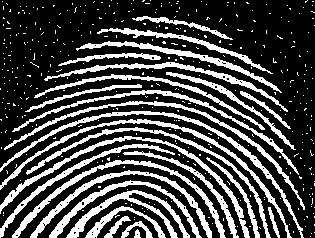
#> input picture Images/Fingerprint.tif, 315 x 238 px, found by its file name
$ python '5(a)ErosionDilation.py'
#> lines starting #> are read from the running program, lines starting #| are printed output that depends on the picture; after the words box and inside, x2 and y2 are one past the last pixel; in counts of white or black regions, pixels touching at a corner belong together
#> `image = cv2.imread('Images\Fingerprint.tif',0)`: image: shape (238, 315); 28.5% white; 414 white regions (387 under 20 px), largest, box (x1, y1, x2, y2) and area: (0, 111, 304, 238) 1388, (0, 136, 250, 238) 1372, (0, 119, 292, 238) 1337
import cv2
import numpy as np
import matplotlib.pyplot as plt


def Erosion(image,structuring_element):
    row,col = image.shape
#> row = 238; col = 315
    se = structuring_element * 255
    srow,scol = se.shape
    sh,sw = srow//2,scol//2

    modified_image = image.copy()

    for i in range(row):
        for j in range(col):
            fit = True
            for x in range(-sh,sh+1):
                for y in range(-sw,sw+1):
                    if (i+x>=0 and i+x<row and j+y>=0 and j+y<col):
                        if (se[x,y] and image[i+x,j+y] != se[x+sh,y+sw]):
                            fit = False
            modified_image[i,j] = 255 if fit else 0
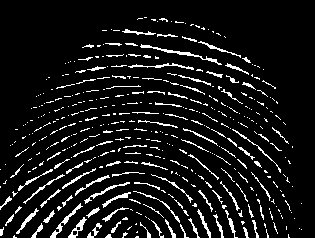
#> modified_image: shape (238, 315); 9% white in thin lines or dots, all inside (x1, y1, x2, y2) = (0, 17, 302, 238)
    return modified_image

def Dilation(image,structuring_element):
    row,col = image.shape
#> row = 238; col = 315
    se = structuring_element * 255
    srow,scol = se.shape
    sh,sw = srow//2,scol//2

    modified_image = image.copy()

    for i in range(row):
        for j in range(col):
            hit = False
            for x in range(-sh,sh+1):
                for y in range(-sw,sw+1):
                    if (i+x>=0 and i+x<row and j+y>=0 and j+y<col):
                        if (se[x,y] and image[i+x,j+y] == se[x+sh,y+sw]):
                            hit = True
            modified_image[i,j] = 255 if hit else 0
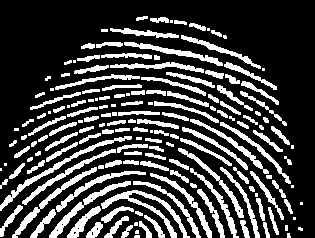
#> modified_image: shape (238, 315); 25.3% white; 167 white regions (33 under 20 px), largest, box (x1, y1, x2, y2) and area: (101, 190, 190, 238) 786, (0, 136, 132, 211) 677, (49, 181, 131, 238) 578
    return modified_image


image = cv2.imread('Images\Fingerprint.tif',0)

structuring_element_size = 3
structuring_element = np.ones((structuring_element_size,structuring_element_size),dtype=int)

structuring_element = np.uint8(structuring_element)


after_erosion = Erosion(image,structuring_element)
after_dilation = Dilation(after_erosion,structuring_element)

plt.figure(figsize=(12,8))
plt.subplot(1,3,1)
plt.imshow(image,'gray')
plt.title('Original image')

plt.subplot(1,3,2)
plt.imshow(after_erosion,'gray')
plt.title('Image after erosion')

plt.subplot(1,3,3)
plt.imshow(after_dilation,'gray')
plt.title('Image after dilation')

plt.show()
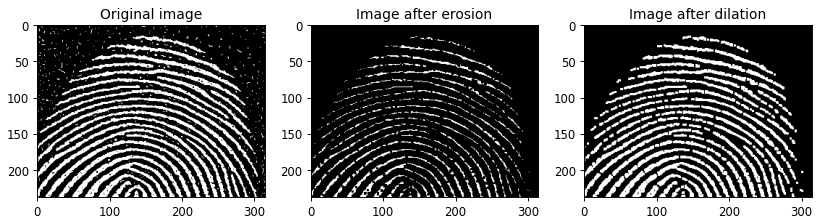
#> figure drawn by matplotlib, 3 panels
